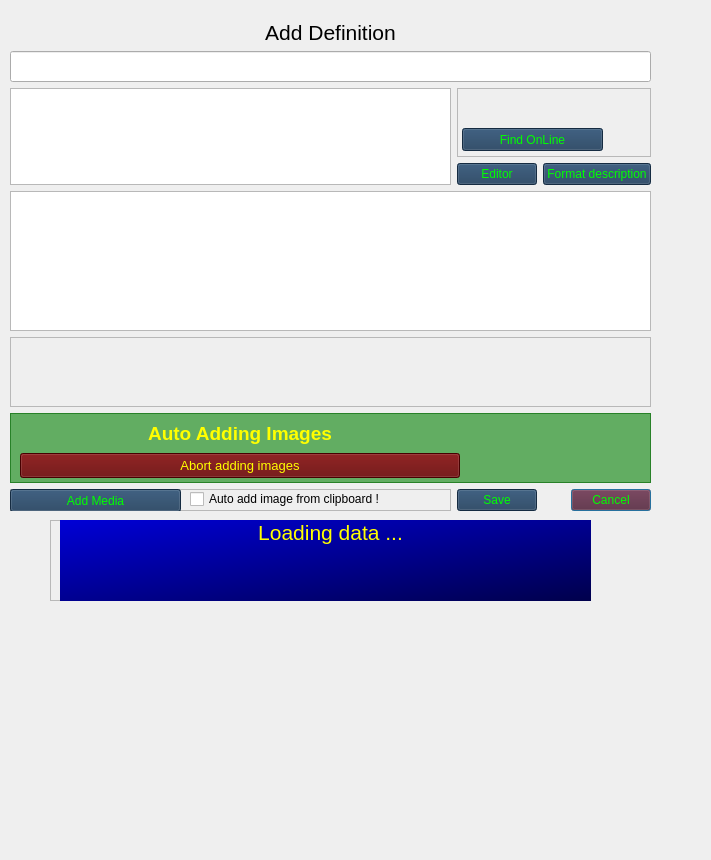
<?xml version="1.0" encoding="UTF-8"?>
<ui version="4.0">
 <class>Dialog</class>
 <widget class="QDialog" name="Dialog">
  <property name="geometry">
   <rect>
    <x>0</x>
    <y>0</y>
    <width>711</width>
    <height>860</height>
   </rect>
  </property>
  <property name="windowTitle">
   <string>Dialog</string>
  </property>
  <widget class="QWidget" name="gridLayoutWidget">
   <property name="geometry">
    <rect>
     <x>10</x>
     <y>20</y>
     <width>641</width>
     <height>491</height>
    </rect>
   </property>
   <layout class="QGridLayout" name="gridLayout">
    <item row="1" column="0" colspan="3">
     <widget class="QLineEdit" name="txt_expression">
      <property name="font">
       <font>
        <pointsize>14</pointsize>
       </font>
      </property>
     </widget>
    </item>
    <item row="6" column="0" colspan="3">
     <widget class="QTextEdit" name="txt_desc"/>
    </item>
    <item row="0" column="0" colspan="3">
     <widget class="QLabel" name="lbl_title">
      <property name="font">
       <font>
        <pointsize>16</pointsize>
       </font>
      </property>
      <property name="text">
       <string>Add Definition</string>
      </property>
      <property name="alignment">
       <set>Qt::AlignCenter</set>
      </property>
      <property name="textInteractionFlags">
       <set>Qt::LinksAccessibleByMouse|Qt::TextSelectableByMouse</set>
      </property>
     </widget>
    </item>
    <item row="9" column="2" alignment="Qt::AlignRight">
     <widget class="QPushButton" name="btn_cancel">
      <property name="styleSheet">
       <string notr="true">QPushButton {color: #00ff00; background-color: #5b1d2f;} QPushButton:hover {background-color: qlineargradient(spread:pad, x1:0, y1:0.00568182, x2:0.98, y2:0.982955, stop:0 rgb(255, 69, 97), stop:1 rgb(255, 137, 145));}
</string>
      </property>
      <property name="text">
       <string>Cancel</string>
      </property>
     </widget>
    </item>
    <item row="9" column="1" alignment="Qt::AlignHCenter">
     <widget class="QPushButton" name="btn_save">
      <property name="styleSheet">
       <string notr="true">QPushButton {color: #00ff00; background-color: #1e3c5b;} QPushButton:hover {background-color: qlineargradient(spread:pad, x1:0, y1:0.00568182, x2:0.98, y2:0.982955, stop:0 rgb(38, 19, 255), stop:1 rgb(150, 207, 207));}</string>
      </property>
      <property name="text">
       <string>Save</string>
      </property>
     </widget>
    </item>
    <item row="7" column="0" colspan="3">
     <widget class="QScrollArea" name="area">
      <property name="widgetResizable">
       <bool>true</bool>
      </property>
      <widget class="QWidget" name="scrollAreaWidgetContents_4">
       <property name="geometry">
        <rect>
         <x>0</x>
         <y>0</y>
         <width>637</width>
         <height>69</height>
        </rect>
       </property>
      </widget>
     </widget>
    </item>
    <item row="2" column="0" rowspan="2">
     <widget class="QTextEdit" name="txt_syn">
      <property name="maximumSize">
       <size>
        <width>16777215</width>
        <height>150</height>
       </size>
      </property>
     </widget>
    </item>
    <item row="9" column="0">
     <widget class="QFrame" name="frm_media">
      <property name="frameShape">
       <enum>QFrame::StyledPanel</enum>
      </property>
      <property name="frameShadow">
       <enum>QFrame::Raised</enum>
      </property>
      <widget class="QPushButton" name="btn_add_media">
       <property name="geometry">
        <rect>
         <x>0</x>
         <y>0</y>
         <width>171</width>
         <height>23</height>
        </rect>
       </property>
       <property name="styleSheet">
        <string notr="true">QPushButton {color: #00ff00; background-color: #1e3c5b;} QPushButton:hover {background-color: qlineargradient(spread:pad, x1:0, y1:0.00568182, x2:0.98, y2:0.982955, stop:0 rgb(38, 19, 255), stop:1 rgb(150, 207, 207));}</string>
       </property>
       <property name="text">
        <string>Add Media</string>
       </property>
      </widget>
      <widget class="QCheckBox" name="chk_auto_add">
       <property name="geometry">
        <rect>
         <x>180</x>
         <y>0</y>
         <width>291</width>
         <height>20</height>
        </rect>
       </property>
       <property name="text">
        <string>Auto add image from clipboard !</string>
       </property>
      </widget>
     </widget>
    </item>
    <item row="8" column="0" colspan="3">
     <widget class="QFrame" name="frm_auto_add">
      <property name="minimumSize">
       <size>
        <width>0</width>
        <height>70</height>
       </size>
      </property>
      <property name="styleSheet">
       <string notr="true">background-color: rgba(0, 127, 0, 150);
color: rgb(255, 255, 0);</string>
      </property>
      <property name="frameShape">
       <enum>QFrame::StyledPanel</enum>
      </property>
      <property name="frameShadow">
       <enum>QFrame::Raised</enum>
      </property>
      <widget class="QLabel" name="lbl_auto_add_msg">
       <property name="geometry">
        <rect>
         <x>0</x>
         <y>0</y>
         <width>460</width>
         <height>40</height>
        </rect>
       </property>
       <property name="font">
        <font>
         <pointsize>14</pointsize>
         <weight>75</weight>
         <bold>true</bold>
        </font>
       </property>
       <property name="styleSheet">
        <string notr="true">background-color: rgba(0, 127, 0, 0);</string>
       </property>
       <property name="text">
        <string>Auto Adding Images</string>
       </property>
       <property name="alignment">
        <set>Qt::AlignCenter</set>
       </property>
      </widget>
      <widget class="QPushButton" name="btn_auto_add_stop">
       <property name="geometry">
        <rect>
         <x>10</x>
         <y>40</y>
         <width>440</width>
         <height>25</height>
        </rect>
       </property>
       <property name="font">
        <font>
         <pointsize>10</pointsize>
        </font>
       </property>
       <property name="styleSheet">
        <string notr="true">background-color: rgb(98, 0, 0);</string>
       </property>
       <property name="text">
        <string>Abort adding images</string>
       </property>
       <property name="autoDefault">
        <bool>false</bool>
       </property>
      </widget>
     </widget>
    </item>
    <item row="2" column="1" colspan="2">
     <widget class="QFrame" name="frm_syn">
      <property name="frameShape">
       <enum>QFrame::StyledPanel</enum>
      </property>
      <property name="frameShadow">
       <enum>QFrame::Raised</enum>
      </property>
      <widget class="QPushButton" name="btn_syn_find">
       <property name="geometry">
        <rect>
         <x>5</x>
         <y>40</y>
         <width>141</width>
         <height>23</height>
        </rect>
       </property>
       <property name="styleSheet">
        <string notr="true">QPushButton {color: #00ff00; background-color: #1e3c5b;} QPushButton:hover {background-color: qlineargradient(spread:pad, x1:0, y1:0.00568182, x2:0.98, y2:0.982955, stop:0 rgb(38, 19, 255), stop:1 rgb(150, 207, 207));}</string>
       </property>
       <property name="text">
        <string>Find OnLine</string>
       </property>
       <property name="autoDefault">
        <bool>false</bool>
       </property>
      </widget>
      <widget class="QLabel" name="lbl_syn_pic">
       <property name="geometry">
        <rect>
         <x>5</x>
         <y>5</y>
         <width>141</width>
         <height>31</height>
        </rect>
       </property>
       <property name="text">
        <string/>
       </property>
       <property name="pixmap">
        <pixmap>../images/definition_data_find.png</pixmap>
       </property>
       <property name="scaledContents">
        <bool>true</bool>
       </property>
      </widget>
     </widget>
    </item>
    <item row="3" column="1">
     <widget class="QPushButton" name="btn_editor">
      <property name="styleSheet">
       <string notr="true">QPushButton {color: #00ff00; background-color: #1e3c5b;} QPushButton:hover {background-color: qlineargradient(spread:pad, x1:0, y1:0.00568182, x2:0.98, y2:0.982955, stop:0 rgb(38, 19, 255), stop:1 rgb(150, 207, 207));}</string>
      </property>
      <property name="text">
       <string>Editor</string>
      </property>
      <property name="autoDefault">
       <bool>false</bool>
      </property>
     </widget>
    </item>
    <item row="3" column="2">
     <widget class="QPushButton" name="btn_format_desc">
      <property name="styleSheet">
       <string notr="true">QPushButton {color: #00ff00; background-color: #1e3c5b;} QPushButton:hover {background-color: qlineargradient(spread:pad, x1:0, y1:0.00568182, x2:0.98, y2:0.982955, stop:0 rgb(0, 85, 0), stop:1 rgb(0, 198, 0));}
</string>
      </property>
      <property name="text">
       <string>Format description</string>
      </property>
     </widget>
    </item>
   </layout>
  </widget>
  <widget class="QFrame" name="frm_loading">
   <property name="geometry">
    <rect>
     <x>50</x>
     <y>520</y>
     <width>541</width>
     <height>81</height>
    </rect>
   </property>
   <property name="frameShape">
    <enum>QFrame::StyledPanel</enum>
   </property>
   <property name="frameShadow">
    <enum>QFrame::Raised</enum>
   </property>
   <widget class="QLabel" name="lbl_loading">
    <property name="geometry">
     <rect>
      <x>10</x>
      <y>0</y>
      <width>541</width>
      <height>81</height>
     </rect>
    </property>
    <property name="font">
     <font>
      <pointsize>16</pointsize>
     </font>
    </property>
    <property name="styleSheet">
     <string notr="true">QLabel {color: rgb(255, 255, 0); background-color: qlineargradient(spread:pad, x1:0, y1:0.00568182, x2:0.98, y2:0.982955, stop:0 rgb(0, 0, 214), stop:1 rgb(0, 0, 77));}</string>
    </property>
    <property name="text">
     <string>Loading data ...</string>
    </property>
    <property name="alignment">
     <set>Qt::AlignHCenter|Qt::AlignTop</set>
    </property>
   </widget>
  </widget>
 </widget>
 <tabstops>
  <tabstop>txt_expression</tabstop>
  <tabstop>txt_syn</tabstop>
  <tabstop>btn_save</tabstop>
  <tabstop>area</tabstop>
  <tabstop>txt_desc</tabstop>
  <tabstop>btn_editor</tabstop>
  <tabstop>btn_format_desc</tabstop>
  <tabstop>btn_add_media</tabstop>
  <tabstop>chk_auto_add</tabstop>
  <tabstop>btn_auto_add_stop</tabstop>
  <tabstop>btn_syn_find</tabstop>
  <tabstop>btn_cancel</tabstop>
 </tabstops>
 <resources/>
 <connections/>
</ui>
